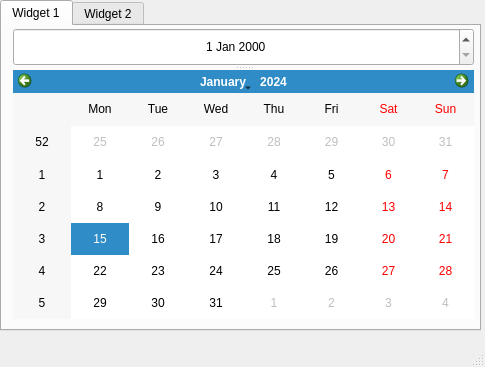
<?xml version="1.0" encoding="UTF-8"?>
<ui version="4.0">
 <class>MainWindow</class>
 <widget class="QMainWindow" name="MainWindow">
  <property name="geometry">
   <rect>
    <x>0</x>
    <y>0</y>
    <width>485</width>
    <height>367</height>
   </rect>
  </property>
  <property name="windowTitle">
   <string>MainWindow</string>
  </property>
  <widget class="QWidget" name="centralwidget">
   <widget class="QTabWidget" name="tabWidget">
    <property name="geometry">
     <rect>
      <x>0</x>
      <y>0</y>
      <width>481</width>
      <height>331</height>
     </rect>
    </property>
    <property name="currentIndex">
     <number>0</number>
    </property>
    <widget class="QWidget" name="tab">
     <attribute name="title">
      <string>Widget 1</string>
     </attribute>
     <widget class="QSplitter" name="splitter">
      <property name="geometry">
       <rect>
        <x>11</x>
        <y>2</y>
        <width>461</width>
        <height>291</height>
       </rect>
      </property>
      <property name="orientation">
       <enum>Qt::Vertical</enum>
      </property>
      <widget class="QDateEdit" name="dateEdit">
       <property name="alignment">
        <set>Qt::AlignCenter</set>
       </property>
      </widget>
      <widget class="QCalendarWidget" name="calendarWidget"/>
     </widget>
    </widget>
    <widget class="QWidget" name="tab_2">
     <attribute name="title">
      <string>Widget 2</string>
     </attribute>
     <widget class="QGroupBox" name="groupBox">
      <property name="geometry">
       <rect>
        <x>0</x>
        <y>0</y>
        <width>171</width>
        <height>111</height>
       </rect>
      </property>
      <property name="title">
       <string>Chose Option</string>
      </property>
      <widget class="QRadioButton" name="radioButton">
       <property name="geometry">
        <rect>
         <x>20</x>
         <y>20</y>
         <width>82</width>
         <height>17</height>
        </rect>
       </property>
       <property name="text">
        <string>Default</string>
       </property>
      </widget>
      <widget class="QRadioButton" name="radioButton_2">
       <property name="geometry">
        <rect>
         <x>20</x>
         <y>40</y>
         <width>111</width>
         <height>17</height>
        </rect>
       </property>
       <property name="text">
        <string>Reset ProgressBar</string>
       </property>
      </widget>
      <widget class="QRadioButton" name="radioButton_3">
       <property name="geometry">
        <rect>
         <x>20</x>
         <y>60</y>
         <width>121</width>
         <height>17</height>
        </rect>
       </property>
       <property name="text">
        <string>Select ProgressBar</string>
       </property>
      </widget>
     </widget>
     <widget class="QGroupBox" name="groupBox_2">
      <property name="geometry">
       <rect>
        <x>240</x>
        <y>0</y>
        <width>181</width>
        <height>121</height>
       </rect>
      </property>
      <property name="title">
       <string>Move To Dial</string>
      </property>
      <widget class="QDial" name="dial">
       <property name="geometry">
        <rect>
         <x>9</x>
         <y>30</y>
         <width>61</width>
         <height>81</height>
        </rect>
       </property>
      </widget>
      <widget class="QLCDNumber" name="lcdNumber">
       <property name="geometry">
        <rect>
         <x>83</x>
         <y>40</y>
         <width>71</width>
         <height>71</height>
        </rect>
       </property>
      </widget>
     </widget>
     <widget class="QGroupBox" name="groupBox_3">
      <property name="geometry">
       <rect>
        <x>0</x>
        <y>130</y>
        <width>201</width>
        <height>111</height>
       </rect>
      </property>
      <property name="title">
       <string>GroupBox</string>
      </property>
      <widget class="QFontComboBox" name="fontComboBox">
       <property name="geometry">
        <rect>
         <x>0</x>
         <y>20</y>
         <width>188</width>
         <height>21</height>
        </rect>
       </property>
      </widget>
      <widget class="QLabel" name="label">
       <property name="geometry">
        <rect>
         <x>0</x>
         <y>40</y>
         <width>191</width>
         <height>61</height>
        </rect>
       </property>
       <property name="text">
        <string/>
       </property>
      </widget>
     </widget>
     <widget class="QProgressBar" name="progressBar">
      <property name="geometry">
       <rect>
        <x>17</x>
        <y>270</y>
        <width>421</width>
        <height>23</height>
       </rect>
      </property>
      <property name="value">
       <number>24</number>
      </property>
     </widget>
    </widget>
   </widget>
  </widget>
  <widget class="QMenuBar" name="menubar">
   <property name="geometry">
    <rect>
     <x>0</x>
     <y>0</y>
     <width>485</width>
     <height>21</height>
    </rect>
   </property>
  </widget>
  <widget class="QStatusBar" name="statusbar"/>
 </widget>
 <resources/>
 <connections>
  <connection>
   <sender>radioButton_2</sender>
   <signal>clicked()</signal>
   <receiver>progressBar</receiver>
   <slot>reset()</slot>
   <hints>
    <hint type="sourcelabel">
     <x>77</x>
     <y>91</y>
    </hint>
    <hint type="destinationlabel">
     <x>229</x>
     <y>324</y>
    </hint>
   </hints>
  </connection>
  <connection>
   <sender>fontComboBox</sender>
   <signal>activated(QString)</signal>
   <receiver>label</receiver>
   <slot>setText(QString)</slot>
   <hints>
    <hint type="sourcelabel">
     <x>95</x>
     <y>203</y>
    </hint>
    <hint type="destinationlabel">
     <x>97</x>
     <y>243</y>
    </hint>
   </hints>
  </connection>
  <connection>
   <sender>dial</sender>
   <signal>valueChanged(int)</signal>
   <receiver>lcdNumber</receiver>
   <slot>display(int)</slot>
   <hints>
    <hint type="sourcelabel">
     <x>281</x>
     <y>113</y>
    </hint>
    <hint type="destinationlabel">
     <x>360</x>
     <y>118</y>
    </hint>
   </hints>
  </connection>
 </connections>
</ui>
